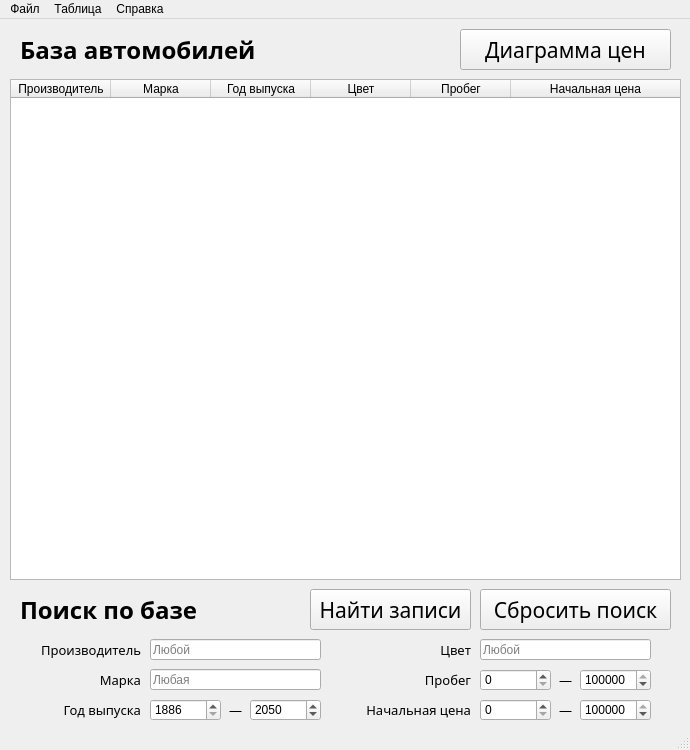
<?xml version="1.0" encoding="UTF-8"?>
<ui version="4.0">
 <class>MainWindow</class>
 <widget class="QMainWindow" name="MainWindow">
  <property name="geometry">
   <rect>
    <x>0</x>
    <y>0</y>
    <width>690</width>
    <height>750</height>
   </rect>
  </property>
  <property name="minimumSize">
   <size>
    <width>690</width>
    <height>750</height>
   </size>
  </property>
  <property name="maximumSize">
   <size>
    <width>690</width>
    <height>750</height>
   </size>
  </property>
  <property name="windowTitle">
   <string>Автоаукцион</string>
  </property>
  <widget class="QWidget" name="centralwidget">
   <widget class="QTableWidget" name="tableWidget">
    <property name="geometry">
     <rect>
      <x>10</x>
      <y>60</y>
      <width>671</width>
      <height>501</height>
     </rect>
    </property>
    <property name="editTriggers">
     <set>QAbstractItemView::NoEditTriggers</set>
    </property>
    <property name="tabKeyNavigation">
     <bool>false</bool>
    </property>
    <property name="alternatingRowColors">
     <bool>true</bool>
    </property>
    <property name="selectionBehavior">
     <enum>QAbstractItemView::SelectRows</enum>
    </property>
    <property name="verticalScrollMode">
     <enum>QAbstractItemView::ScrollPerPixel</enum>
    </property>
    <property name="horizontalScrollMode">
     <enum>QAbstractItemView::ScrollPerPixel</enum>
    </property>
    <property name="sortingEnabled">
     <bool>true</bool>
    </property>
    <attribute name="horizontalHeaderStretchLastSection">
     <bool>true</bool>
    </attribute>
    <column>
     <property name="text">
      <string>Производитель</string>
     </property>
    </column>
    <column>
     <property name="text">
      <string>Марка</string>
     </property>
    </column>
    <column>
     <property name="text">
      <string>Год выпуска</string>
     </property>
    </column>
    <column>
     <property name="text">
      <string>Цвет</string>
     </property>
    </column>
    <column>
     <property name="text">
      <string>Пробег</string>
     </property>
    </column>
    <column>
     <property name="text">
      <string>Начальная цена</string>
     </property>
    </column>
   </widget>
   <widget class="QLineEdit" name="manufacturerInput">
    <property name="geometry">
     <rect>
      <x>150</x>
      <y>620</y>
      <width>171</width>
      <height>21</height>
     </rect>
    </property>
    <property name="placeholderText">
     <string>Любой</string>
    </property>
   </widget>
   <widget class="QLabel" name="searchLabel">
    <property name="geometry">
     <rect>
      <x>20</x>
      <y>570</y>
      <width>181</width>
      <height>41</height>
     </rect>
    </property>
    <property name="font">
     <font>
      <family>Century Gothic</family>
      <pointsize>18</pointsize>
      <weight>75</weight>
      <bold>true</bold>
     </font>
    </property>
    <property name="text">
     <string>Поиск по базе</string>
    </property>
   </widget>
   <widget class="QPushButton" name="searchButton">
    <property name="geometry">
     <rect>
      <x>310</x>
      <y>570</y>
      <width>161</width>
      <height>41</height>
     </rect>
    </property>
    <property name="font">
     <font>
      <family>Century Gothic</family>
      <pointsize>16</pointsize>
     </font>
    </property>
    <property name="text">
     <string>Найти записи</string>
    </property>
   </widget>
   <widget class="QLabel" name="manufacturerLabel">
    <property name="geometry">
     <rect>
      <x>40</x>
      <y>620</y>
      <width>101</width>
      <height>21</height>
     </rect>
    </property>
    <property name="font">
     <font>
      <family>Century Gothic</family>
      <pointsize>10</pointsize>
     </font>
    </property>
    <property name="text">
     <string>Производитель</string>
    </property>
    <property name="alignment">
     <set>Qt::AlignRight|Qt::AlignTrailing|Qt::AlignVCenter</set>
    </property>
   </widget>
   <widget class="QLabel" name="modelLabel">
    <property name="geometry">
     <rect>
      <x>40</x>
      <y>650</y>
      <width>101</width>
      <height>21</height>
     </rect>
    </property>
    <property name="font">
     <font>
      <family>Century Gothic</family>
      <pointsize>10</pointsize>
     </font>
    </property>
    <property name="text">
     <string>Марка</string>
    </property>
    <property name="alignment">
     <set>Qt::AlignRight|Qt::AlignTrailing|Qt::AlignVCenter</set>
    </property>
   </widget>
   <widget class="QLineEdit" name="modelInput">
    <property name="geometry">
     <rect>
      <x>150</x>
      <y>650</y>
      <width>171</width>
      <height>21</height>
     </rect>
    </property>
    <property name="accessibleDescription">
     <string/>
    </property>
    <property name="inputMask">
     <string/>
    </property>
    <property name="text">
     <string/>
    </property>
    <property name="placeholderText">
     <string>Любая</string>
    </property>
   </widget>
   <widget class="QLabel" name="yearLabel">
    <property name="geometry">
     <rect>
      <x>40</x>
      <y>680</y>
      <width>101</width>
      <height>21</height>
     </rect>
    </property>
    <property name="font">
     <font>
      <family>Century Gothic</family>
      <pointsize>10</pointsize>
     </font>
    </property>
    <property name="text">
     <string>Год выпуска</string>
    </property>
    <property name="alignment">
     <set>Qt::AlignRight|Qt::AlignTrailing|Qt::AlignVCenter</set>
    </property>
   </widget>
   <widget class="QSpinBox" name="yearInput2">
    <property name="geometry">
     <rect>
      <x>250</x>
      <y>680</y>
      <width>71</width>
      <height>22</height>
     </rect>
    </property>
    <property name="minimum">
     <number>1886</number>
    </property>
    <property name="maximum">
     <number>3000</number>
    </property>
    <property name="value">
     <number>2050</number>
    </property>
   </widget>
   <widget class="QSpinBox" name="yearInput1">
    <property name="geometry">
     <rect>
      <x>150</x>
      <y>680</y>
      <width>71</width>
      <height>22</height>
     </rect>
    </property>
    <property name="minimum">
     <number>1886</number>
    </property>
    <property name="maximum">
     <number>3000</number>
    </property>
   </widget>
   <widget class="QLabel" name="yearLabel_2">
    <property name="geometry">
     <rect>
      <x>220</x>
      <y>680</y>
      <width>31</width>
      <height>21</height>
     </rect>
    </property>
    <property name="font">
     <font>
      <family>Century Gothic</family>
      <pointsize>10</pointsize>
     </font>
    </property>
    <property name="text">
     <string>—</string>
    </property>
    <property name="alignment">
     <set>Qt::AlignCenter</set>
    </property>
   </widget>
   <widget class="QLabel" name="MainLabel">
    <property name="geometry">
     <rect>
      <x>20</x>
      <y>10</y>
      <width>241</width>
      <height>41</height>
     </rect>
    </property>
    <property name="font">
     <font>
      <family>Century Gothic</family>
      <pointsize>18</pointsize>
      <weight>75</weight>
      <bold>true</bold>
     </font>
    </property>
    <property name="text">
     <string>База автомобилей</string>
    </property>
   </widget>
   <widget class="QPushButton" name="chartButton">
    <property name="geometry">
     <rect>
      <x>460</x>
      <y>10</y>
      <width>211</width>
      <height>41</height>
     </rect>
    </property>
    <property name="font">
     <font>
      <family>Century Gothic</family>
      <pointsize>16</pointsize>
      <weight>50</weight>
      <bold>false</bold>
     </font>
    </property>
    <property name="text">
     <string>Диаграмма цен</string>
    </property>
   </widget>
   <widget class="QPushButton" name="disableSearchButton">
    <property name="geometry">
     <rect>
      <x>480</x>
      <y>570</y>
      <width>191</width>
      <height>41</height>
     </rect>
    </property>
    <property name="font">
     <font>
      <family>Century Gothic</family>
      <pointsize>16</pointsize>
      <weight>50</weight>
      <bold>false</bold>
     </font>
    </property>
    <property name="text">
     <string>Сбросить поиск</string>
    </property>
   </widget>
   <widget class="QLineEdit" name="colorInput">
    <property name="geometry">
     <rect>
      <x>480</x>
      <y>620</y>
      <width>171</width>
      <height>21</height>
     </rect>
    </property>
    <property name="accessibleDescription">
     <string/>
    </property>
    <property name="inputMask">
     <string/>
    </property>
    <property name="text">
     <string/>
    </property>
    <property name="placeholderText">
     <string>Любой</string>
    </property>
   </widget>
   <widget class="QLabel" name="colorLabel">
    <property name="geometry">
     <rect>
      <x>370</x>
      <y>620</y>
      <width>101</width>
      <height>21</height>
     </rect>
    </property>
    <property name="font">
     <font>
      <family>Century Gothic</family>
      <pointsize>10</pointsize>
     </font>
    </property>
    <property name="text">
     <string>Цвет</string>
    </property>
    <property name="alignment">
     <set>Qt::AlignRight|Qt::AlignTrailing|Qt::AlignVCenter</set>
    </property>
   </widget>
   <widget class="QLabel" name="mileageLabel">
    <property name="geometry">
     <rect>
      <x>380</x>
      <y>650</y>
      <width>91</width>
      <height>21</height>
     </rect>
    </property>
    <property name="font">
     <font>
      <family>Century Gothic</family>
      <pointsize>10</pointsize>
     </font>
    </property>
    <property name="text">
     <string>Пробег</string>
    </property>
    <property name="alignment">
     <set>Qt::AlignRight|Qt::AlignTrailing|Qt::AlignVCenter</set>
    </property>
   </widget>
   <widget class="QLabel" name="priceLabel">
    <property name="geometry">
     <rect>
      <x>360</x>
      <y>680</y>
      <width>111</width>
      <height>21</height>
     </rect>
    </property>
    <property name="font">
     <font>
      <family>Century Gothic</family>
      <pointsize>10</pointsize>
     </font>
    </property>
    <property name="text">
     <string>Начальная цена</string>
    </property>
    <property name="alignment">
     <set>Qt::AlignRight|Qt::AlignTrailing|Qt::AlignVCenter</set>
    </property>
   </widget>
   <widget class="QSpinBox" name="mileageInput1">
    <property name="geometry">
     <rect>
      <x>480</x>
      <y>650</y>
      <width>71</width>
      <height>22</height>
     </rect>
    </property>
    <property name="minimum">
     <number>0</number>
    </property>
    <property name="maximum">
     <number>999999</number>
    </property>
    <property name="singleStep">
     <number>50000</number>
    </property>
    <property name="value">
     <number>0</number>
    </property>
   </widget>
   <widget class="QLabel" name="mileageLabel_2">
    <property name="geometry">
     <rect>
      <x>550</x>
      <y>650</y>
      <width>31</width>
      <height>21</height>
     </rect>
    </property>
    <property name="font">
     <font>
      <family>Century Gothic</family>
      <pointsize>10</pointsize>
     </font>
    </property>
    <property name="text">
     <string>—</string>
    </property>
    <property name="alignment">
     <set>Qt::AlignCenter</set>
    </property>
   </widget>
   <widget class="QSpinBox" name="mileageInput2">
    <property name="geometry">
     <rect>
      <x>580</x>
      <y>650</y>
      <width>71</width>
      <height>22</height>
     </rect>
    </property>
    <property name="minimum">
     <number>0</number>
    </property>
    <property name="maximum">
     <number>999999</number>
    </property>
    <property name="singleStep">
     <number>50000</number>
    </property>
    <property name="value">
     <number>999999</number>
    </property>
   </widget>
   <widget class="QSpinBox" name="priceInput1">
    <property name="geometry">
     <rect>
      <x>480</x>
      <y>680</y>
      <width>71</width>
      <height>22</height>
     </rect>
    </property>
    <property name="minimum">
     <number>0</number>
    </property>
    <property name="maximum">
     <number>99999999</number>
    </property>
    <property name="singleStep">
     <number>100000</number>
    </property>
    <property name="value">
     <number>0</number>
    </property>
   </widget>
   <widget class="QSpinBox" name="priceInput2">
    <property name="geometry">
     <rect>
      <x>580</x>
      <y>680</y>
      <width>71</width>
      <height>22</height>
     </rect>
    </property>
    <property name="minimum">
     <number>0</number>
    </property>
    <property name="maximum">
     <number>99999999</number>
    </property>
    <property name="singleStep">
     <number>100000</number>
    </property>
    <property name="value">
     <number>99999999</number>
    </property>
   </widget>
   <widget class="QLabel" name="priceLabel_2">
    <property name="geometry">
     <rect>
      <x>550</x>
      <y>680</y>
      <width>31</width>
      <height>21</height>
     </rect>
    </property>
    <property name="font">
     <font>
      <family>Century Gothic</family>
      <pointsize>10</pointsize>
     </font>
    </property>
    <property name="text">
     <string>—</string>
    </property>
    <property name="alignment">
     <set>Qt::AlignCenter</set>
    </property>
   </widget>
   <widget class="QLabel" name="label">
    <property name="geometry">
     <rect>
      <x>60</x>
      <y>710</y>
      <width>47</width>
      <height>13</height>
     </rect>
    </property>
    <property name="text">
     <string>TextLabel</string>
    </property>
   </widget>
  </widget>
  <widget class="QMenuBar" name="menubar">
   <property name="geometry">
    <rect>
     <x>0</x>
     <y>0</y>
     <width>690</width>
     <height>21</height>
    </rect>
   </property>
   <widget class="QMenu" name="infoActions">
    <property name="tearOffEnabled">
     <bool>false</bool>
    </property>
    <property name="title">
     <string>Справка</string>
    </property>
    <property name="separatorsCollapsible">
     <bool>false</bool>
    </property>
    <property name="toolTipsVisible">
     <bool>false</bool>
    </property>
    <addaction name="guide"/>
    <addaction name="task"/>
    <addaction name="about"/>
   </widget>
   <widget class="QMenu" name="fileActions">
    <property name="title">
     <string>Файл</string>
    </property>
    <widget class="QMenu" name="chooseFile">
     <property name="title">
      <string>Последние файлы</string>
     </property>
    </widget>
    <addaction name="saveFile"/>
    <addaction name="getFile"/>
    <addaction name="chooseFile"/>
    <addaction name="separator"/>
    <addaction name="defaultFile"/>
   </widget>
   <widget class="QMenu" name="tableActions">
    <property name="title">
     <string>Таблица</string>
    </property>
    <addaction name="addElem"/>
    <addaction name="editElem"/>
    <addaction name="delElem"/>
    <addaction name="separator"/>
    <addaction name="cancelElem"/>
   </widget>
   <addaction name="fileActions"/>
   <addaction name="tableActions"/>
   <addaction name="infoActions"/>
  </widget>
  <widget class="QStatusBar" name="statusbar"/>
  <action name="guide">
   <property name="text">
    <string>Руководство пользователя</string>
   </property>
   <property name="shortcut">
    <string>F1</string>
   </property>
  </action>
  <action name="task">
   <property name="text">
    <string>Изучить задание</string>
   </property>
   <property name="shortcut">
    <string>F11</string>
   </property>
  </action>
  <action name="about">
   <property name="text">
    <string>О программе</string>
   </property>
   <property name="shortcut">
    <string>F12</string>
   </property>
  </action>
  <action name="saveFile">
   <property name="text">
    <string>Сохранить выборку в файл</string>
   </property>
   <property name="shortcut">
    <string>Ctrl+S</string>
   </property>
  </action>
  <action name="getFile">
   <property name="text">
    <string>Открыть файл</string>
   </property>
   <property name="shortcut">
    <string>Ctrl+O</string>
   </property>
  </action>
  <action name="addElem">
   <property name="text">
    <string>Добавить запись</string>
   </property>
   <property name="shortcut">
    <string>Ctrl+A</string>
   </property>
  </action>
  <action name="editElem">
   <property name="text">
    <string>Изменить запись</string>
   </property>
   <property name="shortcut">
    <string>Return</string>
   </property>
  </action>
  <action name="delElem">
   <property name="text">
    <string>Удалить запись(-и)</string>
   </property>
   <property name="shortcut">
    <string>Del</string>
   </property>
  </action>
  <action name="cancelElem">
   <property name="text">
    <string>Отменить выделение</string>
   </property>
   <property name="shortcut">
    <string>Esc</string>
   </property>
  </action>
  <action name="defaultFile">
   <property name="text">
    <string>Вернуться к стандартной БД</string>
   </property>
   <property name="shortcut">
    <string>Ctrl+Q</string>
   </property>
  </action>
 </widget>
 <tabstops>
  <tabstop>chartButton</tabstop>
  <tabstop>manufacturerInput</tabstop>
  <tabstop>modelInput</tabstop>
  <tabstop>yearInput1</tabstop>
  <tabstop>yearInput2</tabstop>
  <tabstop>colorInput</tabstop>
  <tabstop>mileageInput1</tabstop>
  <tabstop>mileageInput2</tabstop>
  <tabstop>priceInput1</tabstop>
  <tabstop>priceInput2</tabstop>
  <tabstop>searchButton</tabstop>
  <tabstop>disableSearchButton</tabstop>
  <tabstop>tableWidget</tabstop>
 </tabstops>
 <resources/>
 <connections/>
</ui>
